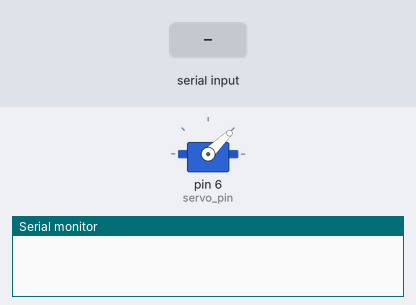
Bench run of a sketch on a simulated Arduino Uno, built with avr-gcc and run on an emulated ATmega328P. Parts: servo, the last lines printed to the serial monitor. Inputs (shaded band) come from the test bench.

Above: at 1.2 s.
1.3 s: "90,45\n" received over Serial
At 2.43 s:
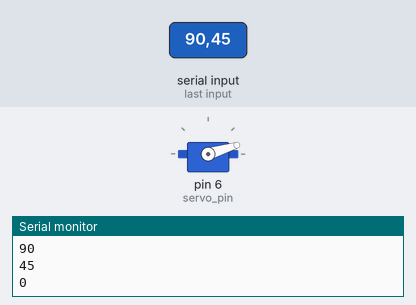
At 3.7 s:
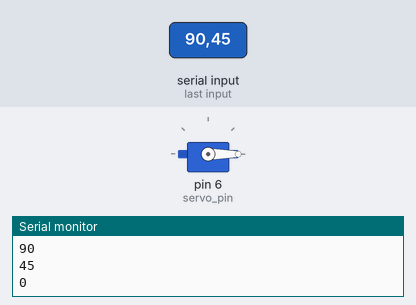
Timing chart, 0 to 5.2 s (numbered marks = the images above; inputs shaded):
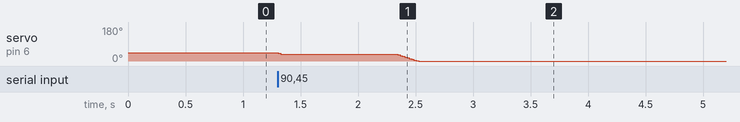

The sketch:

calibration.ino
```cpp
#include <Arduino.h>
#include <Servo.h>

const int servo_pin = 6;
Servo servo;

const int speed = 40;

int servo_pos = 1000;
int servo_target = 1000;

void setup() {
  // put your setup code here, to run once:
  // Attach the launcher
  Serial.begin(57600);

  servo.attach(servo_pin);
  servo.writeMicroseconds(servo_pos);
}

void loop() {
  // put your main code here, to run repeatedly:

  if (Serial.available() > 0) {
    servo_target = Serial.parseInt();
    Serial.println(servo_target);
  }

  int dist = servo_target - servo_pos;

  if (abs(dist) < speed) servo_pos = servo_target;
  else if (dist > 0) servo_pos += speed;
  else servo_pos -= speed;

  servo.writeMicroseconds(servo_pos);

  delay(20);
}
```

Measured:
- after the input at 1.3 s, servo on pin 6 (servo_pin): moves from 44° to 0° over 1.2 s, starting at once
